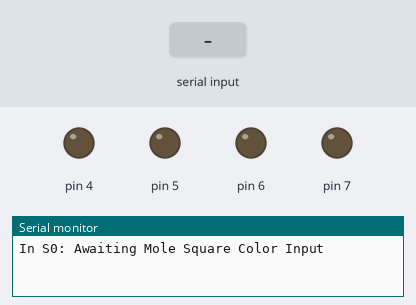
Bench run of a sketch on a simulated Arduino Uno, built with avr-gcc and run on an emulated ATmega328P. Parts: output pins drawn as LEDs (lit = HIGH), the last lines printed to the serial monitor. The test bench sets the inputs (shaded band).

Above: at 1.3 s.
1.4 s: "B" received over Serial
At 2.3 s:
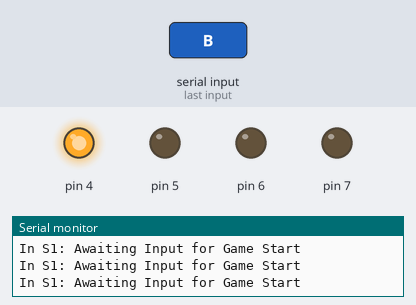
2.9 s: "R" received over Serial
5.9 s: "G" received over Serial
Timing chart, 0 to 8.9 s (numbered marks = the images above; inputs shaded):
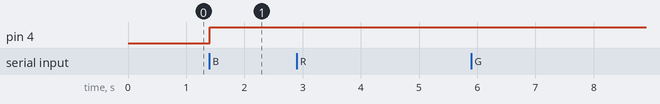

Measured:
- after the input at 1.4 s, pin 4: LOW → HIGH at once

The sketch:

Project_FSM_v1.ino
```cpp
// Project_FSM.ino - Modified by Malav Naik on Mar 22, 2022

// Set flag for displaying the current safe status
const boolean VERBOSE = true;

// Define state names and associated integer values
const int S0 = 100;
const int S1 = 101;
const int S2 = 102;
const int S3 = 103;
const int S4 = 104;
const int S5 = 105;
const int S6 = 106;

// Pin Definitions
const int leftLS_pin = A0;
const int middleLS_pin = A1;
const int rightLS_pin = A2;
const int usEchoPin = 2;
const int usTrigPin = 3;

// Sensor Read Variable Definitions
int leftLS = 0;
int middleLS = 0;
int rightLS = 0;
unsigned long usPreviousTime = 0;
const int usReadDelay = 1000;
int lineThreshold = 800;

// Define state variable and initialize inputs
int state = S0;
int red_color = 0;          // Mole location square color: 0 = off, 1 = on
int green_color = 0;        // Mole location square color: 0 = off, 1 = on
int blue_color = 0;         // Mole location square color: 0 = off, 1 = on
int game_mode = 0;          // Game mode characterization: 0 = off, 1 = on
int line_sensor = 0;        // Simulated line sensor input: 0 = line not detected, 1 = line detected
int color_sensor = 0;       // Simulated color sensor input: 0 = not target mole location color, 1 = target mole location color
int ultrasonic_sensor = 0;  // Simulated ultrasonic sensor input: 0 = arena boundary not detected, 1 = arena boundary detected
int encoder = 0;            // Simulated input to execute robot turn: 0 = robot not commanded to turn, 1 = robot commanded to turn
int drop_count = 0;         // Counter to keep track of number of dropped mole whackers, counts by +1 for each successful drop, up-to 5

// serial_input is used to give encoder input from the serial monitor.
char serial_input = ' ';

//FSM variables
int FSM_state = 0;
int transition1 = 0;
int transition2 = 0;
int transition3 = 0;
int transition4 = 0;
int transition5 = 0;
int transition6 = 0;

void setup() {
  // Defining output pins
  pinMode(usTrigPin,OUTPUT);
  pinMode(usEchoPin,INPUT);
  pinMode(2,OUTPUT);
  pinMode(3,OUTPUT);
  pinMode(4,OUTPUT);
  pinMode(5,OUTPUT);
  pinMode(6,OUTPUT);
  pinMode(7,OUTPUT);
  // Start serial port
  Serial.begin(9600);
  // Wait for serial port to be established
  delay(100);
  // Announce startup message
  if (VERBOSE) {
    Serial.println();
    Serial.println("In S0: Awaiting Mole Square Color Input");
  }
}

void loop() {
  // 1. READ DEVICE INPUTS

  if (Serial.available() > 0) { // read the incoming byte:
    serial_input = Serial.read();
    if (serial_input != ' ') {
      Serial.println(serial_input);
    }
  }

  switch(state) {
    case S0:  // Waiting for mole square color specification
      if (transition1 == 0) {
        if (serial_input == 'R') {
          red_color = 1; green_color = 0; blue_color = 0; state = S1; transition1 = 1;
        } else if (serial_input == 'G') {
          red_color = 0; green_color = 1; blue_color = 0; state = S1; transition1 = 1;
        } else if (serial_input == 'B') {
          red_color = 0; green_color = 0; blue_color = 1; state = S1; transition1 = 1;
        } else {
          red_color = 0; green_color = 0; blue_color = 0; state = S0; transition1 = 0;
        }
      }
      if (transition1 == 1) {
        if (VERBOSE) {
          Serial.print("Mole square color ID'd: ");
          Serial.println(serial_input);
          Serial.println("Transitioning to S1");
        }
      }
      digitalWrite(2,red_color);
      digitalWrite(3,green_color);
      digitalWrite(4,blue_color);
      break;
    case S1:
      if (VERBOSE) {
        Serial.println("In S1: Awaiting Input for Game Start");
      }
      if (transition2 == 0) {
        if (serial_input == 'S') {
          game_mode = 1; state = S2; transition2 = 1;
        } else {
          game_mode = 0; state = S1; transition2 = 0;
        }
      }
      if (transition2 == 1) {
        if (VERBOSE) {
          Serial.println("Game Started, transitioning to S2");
        }
      }
      break;
    case S2:
      // digitalWrite(5,1);
      // ROBOT DRIVING FORWARD, AWAITING BLACK LINE DETECTION
      int leftLS = readLineSensor(leftLS_pin);
      int middleLS = readLineSensor(middleLS_pin);
      int rightLS = readLineSensor(rightLS_pin);
      if (VERBOSE) {
        Serial.println("In S2: Robot Driving, awaiting Input for black line detection from Line Sensor");
      }
      if (transition3 == 0) {
        if ((leftLS > lineThreshold)&&(middleLS > lineThreshold)&&(rightLS > lineThreshold)) {
          //digitalWrite(6,1);
          // EXECUTE TURN AND BEGIN LINE FOLLOWING
          state = S3; transition3 = 1;
        } else {
          //line_sensor = 0; encoder = 1;
          // ROBOT CONTINUES DRIVING FORWARD, AWAITING BLACK LINE DETECTION
          state = S2; transition3 = 0;
        }
      }
      if (transition3 == 1) {
        Serial.println("Black line detected, robot executes left hand turn and now following black line");
        encoder = 0;
        //digitalWrite(6,0);
      }
      break;
    case S3:
      //digitalWrite(5,1);
      // ROBOT DRIVING FORWARD, LINE FOLLOWING
      // *** INSERT LINE FOLLOWING CODE HERE ***
      leftLS = readLineSensor(leftLS_pin);
      middleLS = readLineSensor(middleLS_pin);
      rightLS = readLineSensor(rightLS_pin);
      if (drop_count == 5) {
        Serial.println("In S3: Robot Driving Home, waiting for color sensor to detect white square");
        state = S3;
        if (serial_input == 'W') {
          state = S6;
          Serial.println("All mole whackers dropped, robot back at home and turning off");
        }
      } else {
          // ROBOT DRIVING FORWARD, LINE FOLLOWING AWAITING INFORMATION FROM COLOR SENSOR
          Serial.print("In S3: Robot Driving, awaiting Input for target color from Color Sensor - ");
          Serial.print("Mole Whackers Left: "); Serial.println(5-drop_count);
          if (transition4 == 0) {
            if (serial_input == 'T') { // if TARGET SQUARE COLOR IS DETECTED
              color_sensor = 1; state = S4; transition4 = 1; transition5 = 0; transition6 = 0;
              //digitalWrite(5,0);
              Serial.println("Target Mole Color Detected, transitioning to drop mole whacker");
            } else {
              color_sensor = 0; state = S3; transition4 = 0; transition5 = 0; transition6 = 0;
            }
          }
          if (transition5 == 0) {
          unsigned long currentTime = millis();
            if (currentTime - usPreviousTime >= usReadDelay) {
              const int trigLength = 10;
              digitalWrite(usTrigPin,HIGH); delayMicroseconds(trigLength); digitalWrite(usTrigPin,LOW);
              long duration = pulseIn(usEchoPin,HIGH);
              float distance = duration*(343/1e6)*0.5; // Units: [m], Speed of sound units: [m/us]
              usPreviousTime = currentTime;
            if (0.28 < distance < 0.32) {
                // ultrasonic_sensor = 1; encoder = 1;
                // TRANSITION TO S5 AND START TURNING
                state = S5; transition4 = 0; transition5 = 1; transition6 = 0;
                digitalWrite(6,1);
                Serial.println("Arena Wall Detected, executing right hand turn");
              }
            }
          }
      }
      break;
    case S4:
      Serial.println("In S4: Robot deploying mole whacker while Driving, awaiting mole whacker drop confirmation");
      if (transition4 == 1) {
        if (serial_input == 'M') {
          drop_count++; state = S3; transition4 = 0; color_sensor = 0;
          Serial.println("Mole whacker drop confirmed, transitioning back to S3");
        }
      } else {
          state = S4; transition4 = 1;
      }
      break;
    case S5:
      Serial.println("In S5: Robot detected arena wall, executing right hand turn");
      // EXECUTE TURN
      leftLS = readLineSensor(leftLS_pin);
      middleLS = readLineSensor(middleLS_pin);
      rightLS = readLineSensor(rightLS_pin);
      if (transition5 == 1) { // if TURN IS COMPLETED, TRANSITION BACK TO S3
        if ((leftLS < lineThreshold)&&(middleLS > lineThreshold)&&(rightLS < lineThreshold)) {
          state = S3; transition5 = 0; ultrasonic_sensor = 0; encoder = 0;
          digitalWrite(6,0);
          Serial.println("Right hand turn complete, transitioning back to S3");
        }
      } else {
          state = S5; transition5 = 1;
      }
      break;
    case S6:
      digitalWrite(7,1);
      Serial.println("In S6: Robot at home after Mole Whackers deployed, travelling into Home square and shutting down");
      delay(1000);
      Serial.println("Mission Complete");
      state = S0; transition1 = 0;
      digitalWrite(2,0); digitalWrite(3,0); digitalWrite(4,0); digitalWrite(5,0); digitalWrite(6,0); digitalWrite(7,0);
      break;
  }
}

int readLineSensor(const int Pin) {
  int sensorRead = analogRead(Pin);
  return (sensorRead);
}
```
